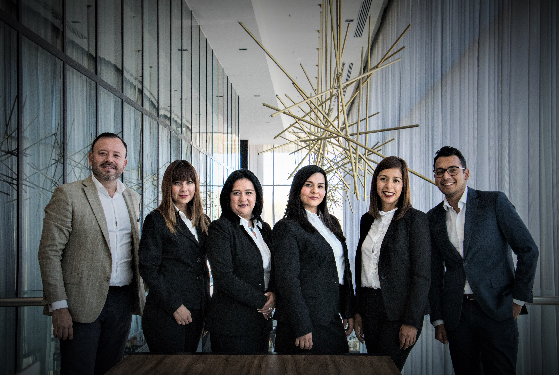
#> input picture images/faces.png, 559 x 375 px, found by its file name
$ jupyter execute 'HOG Algorithm.ipynb'
#> lines starting #> are read from the running program, lines starting #| are printed output that depends on the picture
## HOG Algorithm

[cell 1]
import numpy as np
import matplotlib.pyplot as plt
import cv2

[cell 2]
image = cv2.imread("C://Users/subha/Desktop/Computer Vision/images/faces.png")
#> image is the input picture: shape (375, 559, 3); mean B, G, R 89.5, 87.7, 84.4
image = cv2.cvtColor(image, cv2.COLOR_BGR2RGB)
gray_image = cv2.cvtColor(image, cv2.COLOR_RGB2GRAY)
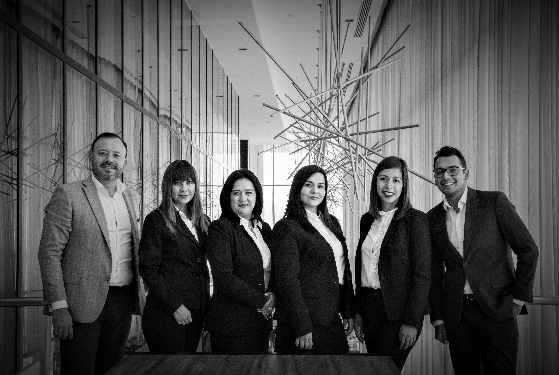
#> gray_image: shape (375, 559); min 0, max 255, mean 86.9

### Finding HOG Descriptors

[cell 3]
# Cell Size in pixels (width, height). Must be smaller than the size of the detection window
# and must be chosen so that the resulting Block Size is smaller than the detection window.
cell_size = (6, 6)

# Number of cells per block in each direction (x, y). Must be chosen so that the resulting
# Block Size is smaller than the detection window
num_cells_per_block = (2, 2)

# Block Size in pixels (width, height). Must be an integer multiple of Cell Size.
# The Block Size must be smaller than the detection window
block_size = (num_cells_per_block[0] * cell_size[0],
              num_cells_per_block[1] * cell_size[1])

# Calculate the number of cells that fit in our image in the x and y directions
x_cells = gray_image.shape[1] // cell_size[0]
#> x_cells = 93
y_cells = gray_image.shape[0] // cell_size[1]
#> y_cells = 62

# Horizontal distance between blocks in units of Cell Size. Must be an integer and it must
# be set such that (x_cells - num_cells_per_block[0]) / h_stride = integer.
h_stride = 1

# Vertical distance between blocks in units of Cell Size. Must be an integer and it must
# be set such that (y_cells - num_cells_per_block[1]) / v_stride = integer.
v_stride = 1

# Block Stride in pixels (horizantal, vertical). Must be an integer multiple of Cell Size
block_stride = (cell_size[0] * h_stride, cell_size[1] * v_stride)

# Number of gradient orientation bins
num_bins = 9


# Specify the size of the detection window (Region of Interest) in pixels (width, height).
# It must be an integer multiple of Cell Size and it must cover the entire image. Because
# the detection window must be an integer multiple of cell size, depending on the size of
# your cells, the resulting detection window might be slightly smaller than the image.
# This is perfectly ok.
win_size = (x_cells * cell_size[0] , y_cells * cell_size[1])
#> win_size = (558, 372)

# Print the shape of the gray scale image for reference
print('\nThe gray scale image has shape: ', gray_image.shape)
#| The gray scale image has shape:  (375, 559)
print()

# Print the parameters of our HOG descriptor
print('HOG Descriptor Parameters:\n')
print('Window Size:', win_size)
#| Window Size: (558, 372)
print('Cell Size:', cell_size)
print('Block Size:', block_size)
print('Block Stride:', block_stride)
print('Number of Bins:', num_bins)
print()

# Set the parameters of the HOG descriptor using the variables defined above
hog = cv2.HOGDescriptor(win_size, block_size, block_stride, cell_size, num_bins)

# Compute the HOG Descriptor for the gray scale image
hog_descriptor = hog.compute(gray_image)

# Calculate the total number of blocks along the width of the detection window
tot_bx = np.uint32(((x_cells - num_cells_per_block[0]) / h_stride) + 1)
#> tot_bx = 92

# Calculate the total number of blocks along the height of the detection window
tot_by = np.uint32(((y_cells - num_cells_per_block[1]) / v_stride) + 1)
#> tot_by = 61

# Calculate the total number of elements in the feature vector
tot_els = (tot_bx) * (tot_by) * num_cells_per_block[0] * num_cells_per_block[1] * num_bins
#> tot_els = 202032

# Print the total number of elements the HOG feature vector should have
print('\nThe total number of elements in the HOG Feature Vector should be: ',
      tot_bx, 'x',
      tot_by, 'x',
      num_cells_per_block[0], 'x',
      num_cells_per_block[1], 'x',
      num_bins, '=',
      tot_els)
#| The total number of elements in the HOG Feature Vector should be:  92 x 61 x 2 x 2 x 9 = 202032

# Print the shape of the HOG Descriptor to see that it matches the above
print('\nThe HOG Descriptor has shape:', hog_descriptor.shape)
#| The HOG Descriptor has shape: (202032,)
print()

### Visualizing

[cell 4]
import copy
import matplotlib.patches as patches

# Set the default figure size
plt.rcParams['figure.figsize'] = [9.8, 9]

# Reshape the feature vector to [blocks_y, blocks_x, num_cells_per_block_x, num_cells_per_block_y, num_bins].
# The blocks_x and blocks_y will be transposed so that the first index (blocks_y) referes to the row number
# and the second index to the column number. This will be useful later when we plot the feature vector, so
# that the feature vector indexing matches the image indexing.
hog_descriptor_reshaped = hog_descriptor.reshape(tot_bx,
                                                 tot_by,
                                                 num_cells_per_block[0],
                                                 num_cells_per_block[1],
                                                 num_bins).transpose((1, 0, 2, 3, 4))

# Print the shape of the feature vector for reference
print('The feature vector has shape:', hog_descriptor.shape)
#| The feature vector has shape: (202032,)

# Print the reshaped feature vector
print('The reshaped feature vector has shape:', hog_descriptor_reshaped.shape)
#| The reshaped feature vector has shape: (61, 92, 2, 2, 9)

# Create an array that will hold the average gradients for each cell
ave_grad = np.zeros((y_cells, x_cells, num_bins))

# Print the shape of the ave_grad array for reference
print('The average gradient array has shape: ', ave_grad.shape)
#| The average gradient array has shape:  (62, 93, 9)

# Create an array that will count the number of histograms per cell
hist_counter = np.zeros((y_cells, x_cells, 1))

# Add up all the histograms for each cell and count the number of histograms per cell
for i in range (num_cells_per_block[0]):
    for j in range(num_cells_per_block[1]):
        ave_grad[i:tot_by + i,
                 j:tot_bx + j] += hog_descriptor_reshaped[:, :, i, j, :]

        hist_counter[i:tot_by + i,
                     j:tot_bx + j] += 1
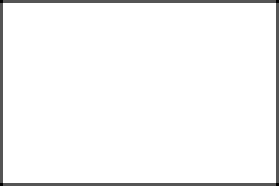
#> hist_counter: shape (62, 93, 1) float64 (shown 3 times larger); min 1, max 4, mean 3.89; drawn with min black and max white

# Calculate the average gradient for each cell
ave_grad /= hist_counter

# Calculate the total number of vectors we have in all the cells.
len_vecs = ave_grad.shape[0] * ave_grad.shape[1] * ave_grad.shape[2]
#> len_vecs = 51894

# Create an array that has num_bins equally spaced between 0 and 180 degress in radians.
deg = np.linspace(0, np.pi, num_bins, endpoint = False)

# Each cell will have a histogram with num_bins. For each cell, plot each bin as a vector (with its magnitude
# equal to the height of the bin in the histogram, and its angle corresponding to the bin in the histogram).
# To do this, create rank 1 arrays that will hold the (x,y)-coordinate of all the vectors in all the cells in the
# image. Also, create the rank 1 arrays that will hold all the (U,V)-components of all the vectors in all the
# cells in the image. Create the arrays that will hold all the vector positons and components.
U = np.zeros((len_vecs))
V = np.zeros((len_vecs))
X = np.zeros((len_vecs))
Y = np.zeros((len_vecs))

# Set the counter to zero
counter = 0

# Use the cosine and sine functions to calculate the vector components (U,V) from their maginitudes. Remember the
# cosine and sine functions take angles in radians. Calculate the vector positions and magnitudes from the
# average gradient array
for i in range(ave_grad.shape[0]):
    for j in range(ave_grad.shape[1]):
        for k in range(ave_grad.shape[2]):
            U[counter] = ave_grad[i,j,k] * np.cos(deg[k])
            V[counter] = ave_grad[i,j,k] * np.sin(deg[k])

            X[counter] = (cell_size[0] / 2) + (cell_size[0] * i)
            Y[counter] = (cell_size[1] / 2) + (cell_size[1] * j)

            counter = counter + 1
#> after the loop, counter = 51894

# Create the bins in degress to plot our histogram.
angle_axis = np.linspace(0, 180, num_bins, endpoint = False)
angle_axis += ((angle_axis[1] - angle_axis[0]) / 2)

# Create a figure with 4 subplots arranged in 2 x 2
fig, ((a,b),(c,d)) = plt.subplots(2,2)

# Set the title of each subplot
a.set(title = 'Gray Scale Image\n(Click to Zoom)')
b.set(title = 'HOG Descriptor\n(Click to Zoom)')
c.set(title = 'Zoom Window', xlim = (0, 18), ylim = (0, 18), autoscale_on = False)
d.set(title = 'Histogram of Gradients')

# Plot the gray scale image
a.imshow(gray_image, cmap = 'gray')
a.set_aspect(aspect = 1)

# Plot the feature vector (HOG Descriptor)
b.quiver(Y, X, U, V, color = 'white', headwidth = 0, headlength = 0, scale_units = 'inches', scale = 5)
b.invert_yaxis()
b.set_aspect(aspect = 1)
b.set_facecolor('black')

# Define function for interactive zoom
# [72 lines left out: function onpress, not called in this run]

# Create a connection between the figure and the mouse click
fig.canvas.mpl_connect('button_press_event', onpress)
plt.show()
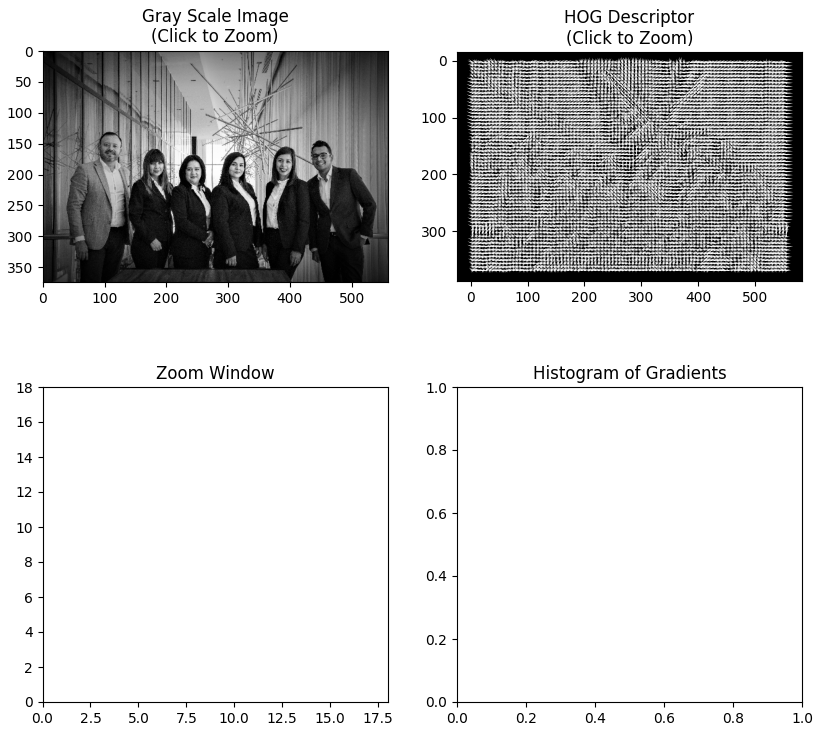
#> figure drawn by matplotlib, 2 panels

$ run again, with images/face.png copied over images/faces.png
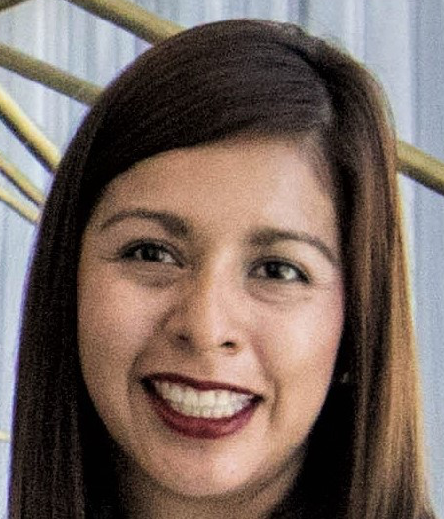
#> input picture images/face.png, 444 x 519 px, found by its file name
#> image is the input picture: shape (519, 444, 3); mean B, G, R 95, 102.8, 119.4
#| The gray scale image has shape:  (519, 444)
#| Window Size: (444, 516)
#| The total number of elements in the HOG Feature Vector should be:  73 x 85 x 2 x 2 x 9 = 223380
#| The HOG Descriptor has shape: (223380,)
#| The feature vector has shape: (223380,)
#| The reshaped feature vector has shape: (85, 73, 2, 2, 9)
#| The average gradient array has shape:  (86, 74, 9)
#> after the loop `for i in range (num_cells_per_block[0]):`:
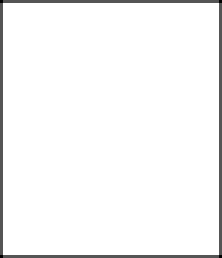
#> hist_counter: shape (86, 74, 1) float64 (shown 3 times larger); min 1, max 4, mean 3.9; drawn with min black and max white
#> after the loop `for i in range(ave_grad.shape[0]):`: counter = 57276
#> `plt.show()`:
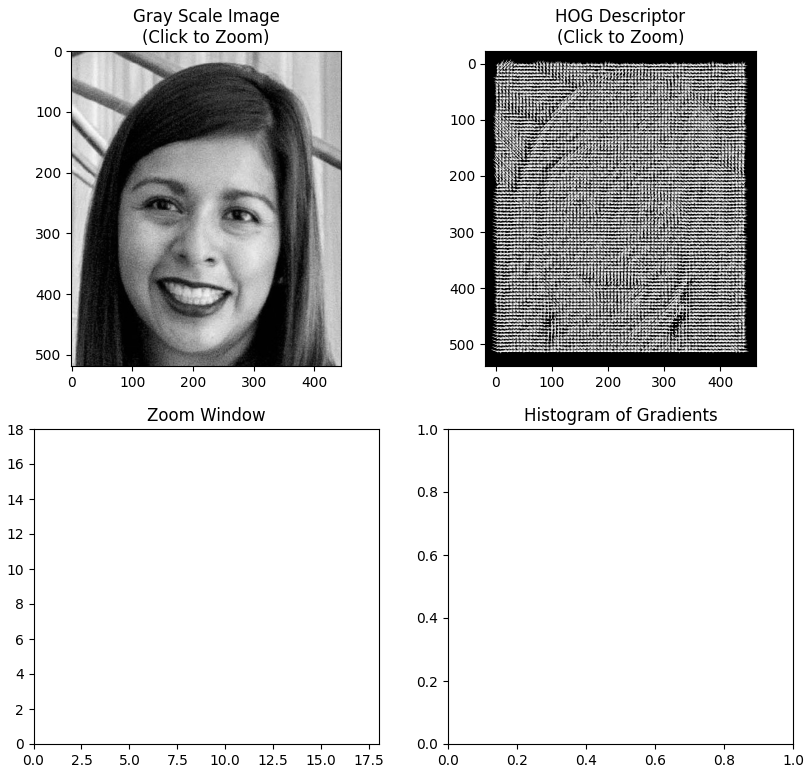
#> figure drawn by matplotlib, 2 panels
